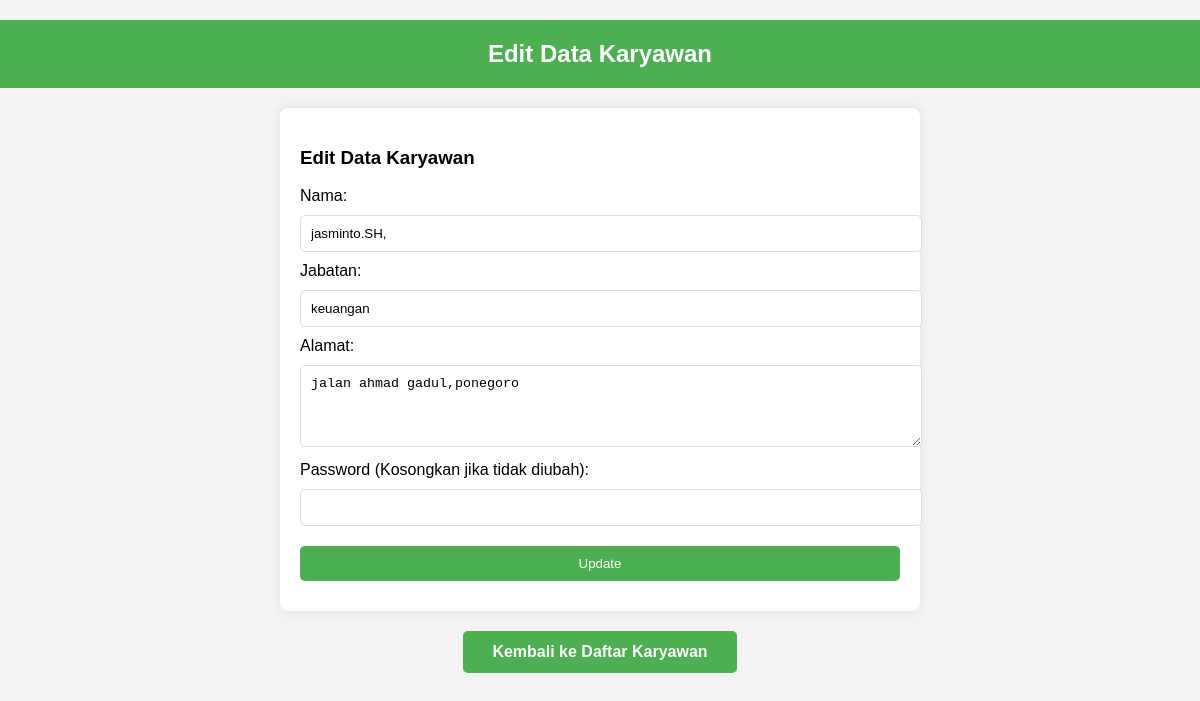
Page /admin_edit_data_user.php?edit=2222222222 on the committed database.
### tables this page shows
CREATE TABLE `dt_karyawan` (
  `NPK` varchar(50) NOT NULL,
  `nama` varchar(100) NOT NULL,
  `jabatan` varchar(100) NOT NULL,
  `alamat` text NOT NULL,
  `password` varchar(255) NOT NULL,
  `role` varchar(50) DEFAULT 'dt_karyawan',
  `foto` longblob DEFAULT NULL
);

### admin_edit_data_user.php (the view, shortened to what this page needs)
<?php
include 'db.php';
if (isset($_GET['edit'])) {
    $NPK = $_GET['edit'];
    $query = "SELECT * FROM dt_karyawan WHERE NPK = ?";
    $stmt = $conn->prepare($query);
    $stmt->bind_param("s", $NPK);
    $stmt->execute();
    $result = $stmt->get_result();
    $karyawan = $result->fetch_assoc();
} else {
    header("Location: data_user.php");
    exit();
}
?>
<!DOCTYPE html>
<html lang="en">
<head>
</head>
<body>
    <h2>Edit Data Karyawan</h2>
    <div class="form-container">
        <h3>Edit Data Karyawan</h3>
        <form method="POST" action="">
            <label>Nama:</label><br>
            <input type="text" name="nama" value="<?php echo $karyawan['nama']; ?>" required><br>
            <label>Jabatan:</label><br>
            <input type="text" name="jabatan" value="<?php echo $karyawan['jabatan']; ?>" required><br>
            <label>Alamat:</label><br>
            <textarea name="alamat" rows="4" required><?php echo $karyawan['alamat']; ?></textarea><br>
            <label>Password (Kosongkan jika tidak diubah):</label><br>
            <input type="password" name="password"><br>
            <button type="submit">Update</button>
        </form>
    </div>
    <a href="data_user.php" class="back-button">Kembali ke Daftar Karyawan</a>
</body>
</html>

### admin_edit_data_user.php (style rules this page uses)
body { font-family: Arial, sans-serif; background-color: #f4f4f4; margin: 0; padding: 0; }
h2 { text-align: center; color: #333; padding: 20px; background-color: #4CAF50; color: white; }
.form-container { width: 50%; margin: 0 auto; padding: 20px; background-color: white; border-radius: 8px; box-shadow: 0 0 10px rgba(0, 0, 0, 0.1); }
.form-container input, .form-container textarea, .form-container button { width: 100%; padding: 10px; margin: 10px 0; border: 1px solid #ddd; border-radius: 5px; }
.form-container button { background-color: #4CAF50; color: white; border: none; }
a { color: #4CAF50; text-decoration: none; }
.back-button { display: block; width: 250px; margin: 20px auto; padding: 12px; text-align: center; background-color: #4CAF50; color: white; border: none; border-radius: 5px; font-size: 16px; font-weight: bold; text-decoration: none; }

### rows in the picture
dt_karyawan: nama "jasminto.SH,", jabatan "keuangan", alamat "jalan ahmad gadul,ponegoro"
